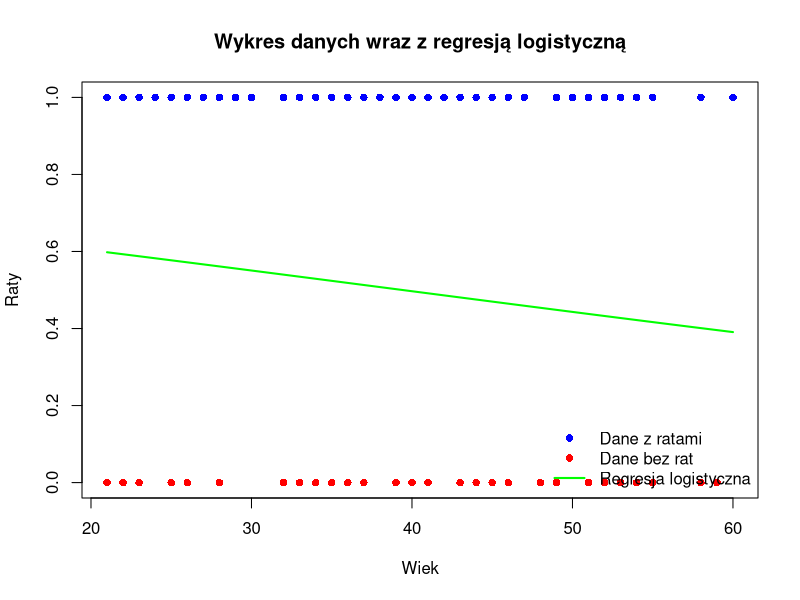
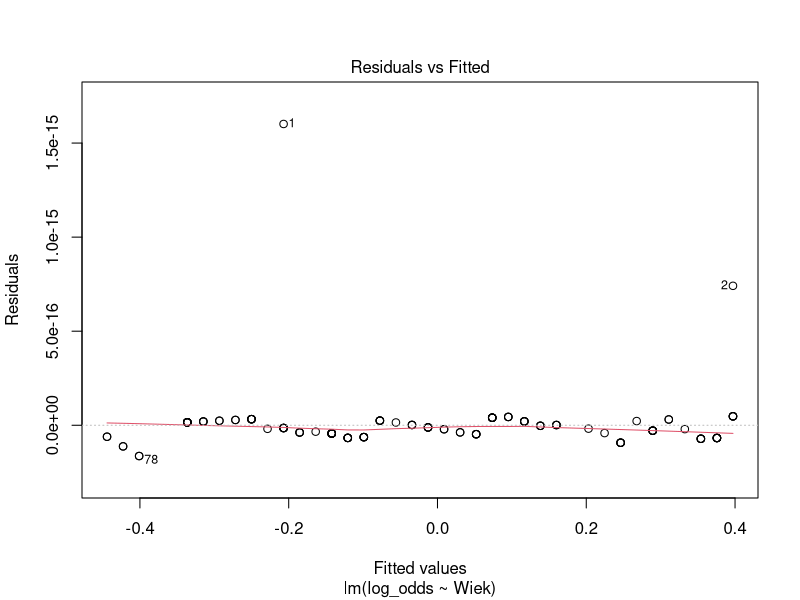
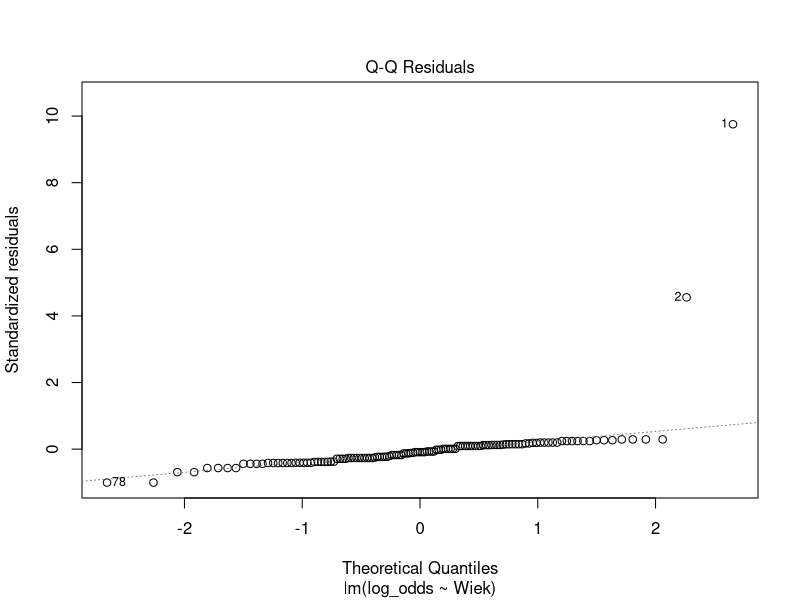
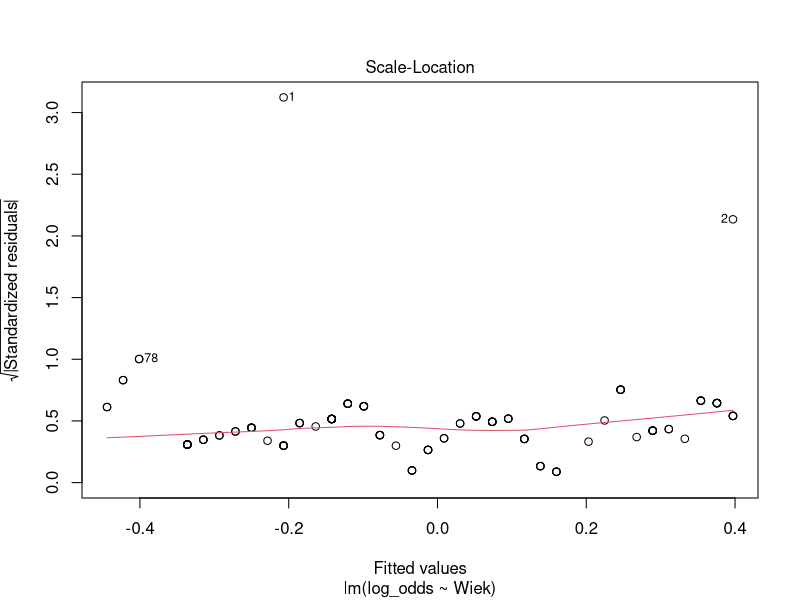
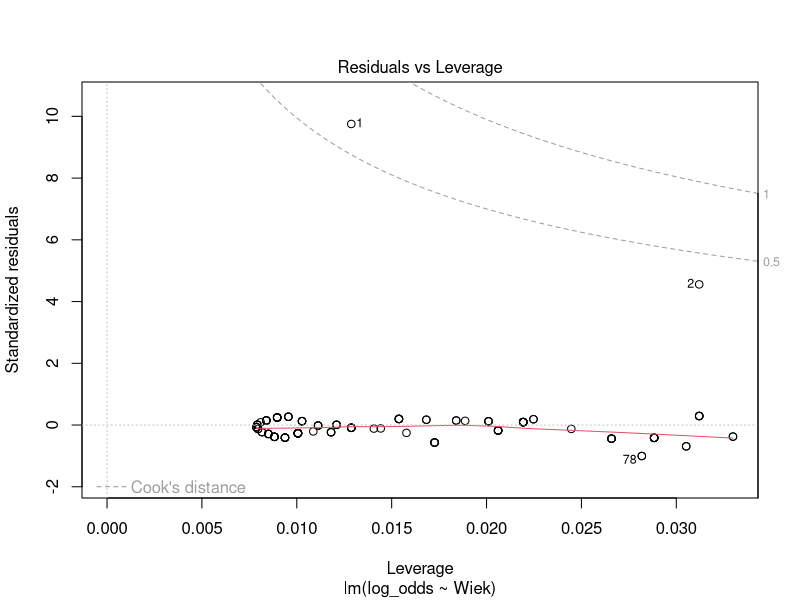
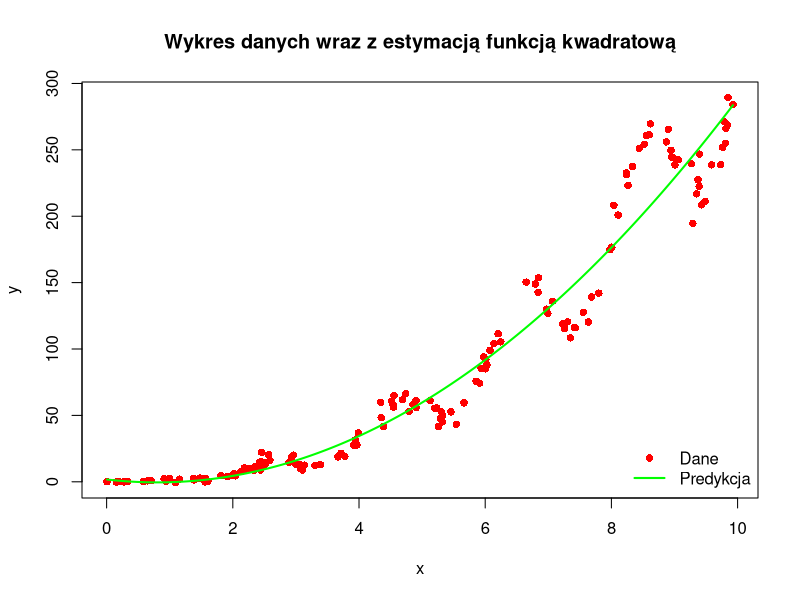
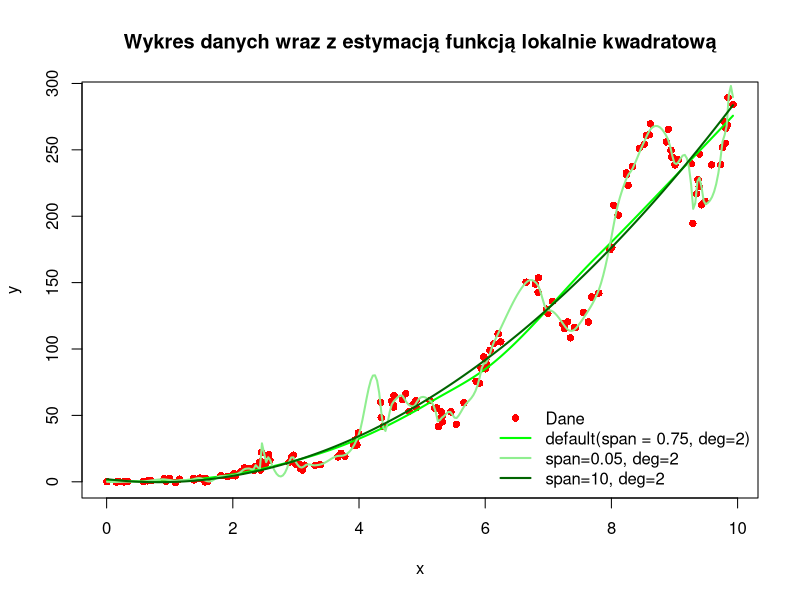
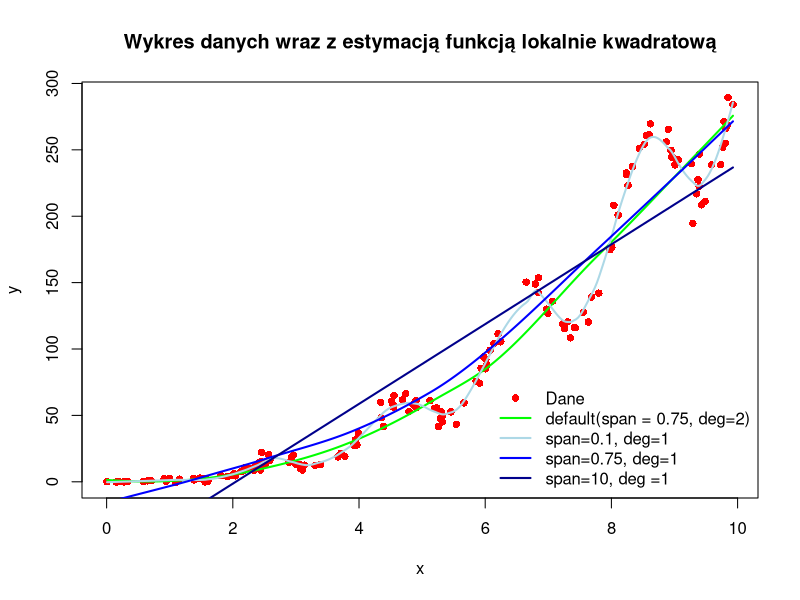

Here is the R script that generated these plots, in order:
## ---- chunk 1
knitr::opts_chunk$set(echo = TRUE)
## ---- chunk 2
library(readr)
purchases <- read_csv2('Raty.csv', col_types = cols(
  Raty = col_factor()))
str(purchases)
reg <- glm(Raty ~ Wiek, data = purchases, family = binomial)
summary(reg)
## ---- chunk 3
plot(purchases$Wiek, as.numeric(purchases$Raty)-1,
     col = ifelse(purchases$Raty == "T", "blue", "red"),
     pch = 16,
     xlab = "Wiek",
     ylab = "Raty",
     main = "Wykres danych wraz z regresją logistyczną")
legend("bottomright", 
       legend = c("Dane z ratami", "Dane bez rat", "Regresja logistyczna"),
       col = c("blue", "red", "green"),
       pch = c(16, 16, NA),
       lty = c(NA, NA, 1), 
       lwd = c(NA, NA, 2), 
       bty = "n")
wiek_range <- seq(min(purchases$Wiek), max(purchases$Wiek), length.out = 300)
prediction_data <- data.frame(Wiek = wiek_range)
predicted_probs <- predict(reg, newdata = prediction_data, type = "response")

lines(wiek_range, predicted_probs, lwd = 2, col = "green")
log_odds <- predict(reg, type = "link")

purchases$log_odds <- predict(reg, type = "link")
linear_model <- lm(log_odds ~ Wiek, data = purchases)
plot(linear_model)
shapiro.test(linear_model$residuals)
## ---- chunk 4
regression_test <- read_csv2('test_regresji.csv')
str(regression_test)
reg_squred <- lm(y ~ x + I(x^2), data = regression_test)
summary(reg_squred)
## ---- chunk 5
plot(regression_test$x, regression_test$y,
     pch = 16,
     xlab = "x",
     ylab = "y",
     main = "Wykres danych wraz z estymacją funkcją kwadratową",
     col = "red")

legend("bottomright", 
       legend = c("Dane", "Predykcja"),
       col = c("red", "green"),
       pch = c(16, NA),
       lty = c(NA, 1), 
       lwd = c(NA, 2), 
       bty = "n")

x_range <- seq(min(regression_test$x), max(regression_test$x), length.out = 300)
prediction_data <- data.frame(x = x_range, `I(x^2)` = x_range^2)

lines(x_range, predict(reg_squred, newdata = prediction_data), lwd = 2, col = "green")
## ---- chunk 6
loess_default <- loess(y ~ x, data = regression_test)
summary(loess_default)

plot(regression_test$x, regression_test$y,
     pch = 16,
     xlab = "x",
     ylab = "y",
     main = "Wykres danych wraz z estymacją funkcją lokalnie kwadratową",
     col = "red")

legend("bottomright", 
       legend = c("Dane", "default(span = 0.75, deg=2)", "span=0.05, deg=2", "span=10, deg=2"),
       col = c("red", "green", "lightgreen", "darkgreen"),
       pch = c(16, NA, NA, NA),
       lty = c(NA, 1, 1, 1), 
       lwd = c(NA, 2, 2, 2), 
       bty = "n")

x_range = data.frame(x = seq(min(regression_test$x), max(regression_test$x), length = 300))
lines(x_range$x, predict(loess_default, x_range), lwd = 2, col = "green")
lines(x_range$x, predict(loess(y ~ x, span = 0.05, degree = 2, data = regression_test), x_range), lwd = 2, col = "lightgreen")
lines(x_range$x, predict(loess(y ~ x, span = 10, degree = 2, data = regression_test), x_range), lwd = 2, col = "darkgreen")
## ---- chunk 7
plot(regression_test$x, regression_test$y,
     pch = 16,
     xlab = "x",
     ylab = "y",
     main = "Wykres danych wraz z estymacją funkcją lokalnie kwadratową",
     col = "red")

legend("bottomright", 
       legend = c("Dane", "default(span = 0.75, deg=2)", "span=0.1, deg=1", "span=0.75, deg=1", "span=10, deg =1"),
       col = c("red", "green", "lightblue", "blue", "darkblue"),
       pch = c(16, NA, NA, NA, NA),
       lty = c(NA, 1, 1, 1, 1), 
       lwd = c(NA, 2, 2, 2, 2), 
       bty = "n")
x_range = data.frame(x = seq(min(regression_test$x), max(regression_test$x), length = 300))
lines(x_range$x, predict(loess_default, x_range), lwd = 2, col = "green")
lines(x_range$x, predict(loess(y ~ x, span = 0.1, degree = 1, data = regression_test), x_range), lwd = 2, col = "lightblue")
lines(x_range$x, predict(loess(y ~ x, span = 0.75, degree = 1, data = regression_test), x_range), lwd = 2, col = "blue")
lines(x_range$x, predict(loess(y ~ x, span = 100, degree = 1, data = regression_test), x_range), lwd = 2, col = "darkblue")
## ---- chunk 8
smooth_default <- smooth.spline(regression_test$x, regression_test$y)
str(smooth_default)

plot(regression_test$x, regression_test$y,
     pch = 16,
     xlab = "x",
     ylab = "y",
     main = "Wykres danych wraz z estymacją funkcją lokalnie kwadratową",
     col = "red")

legend("bottomright", 
       legend = c("Dane", "default(spar = 0.538)", "spar=0.1", "spar=10"),
       col = c("red", "green", "lightgreen", "darkgreen"),
       pch = c(16, NA, NA, NA),
       lty = c(NA, 1, 1, 1), 
       lwd = c(NA, 2, 2, 2), 
       bty = "n")

predict(smooth.spline(regression_test$x, regression_test$y, spar = 10), x_range)$y

x_range = data.frame(x = seq(min(regression_test$x), max(regression_test$x), length = 300))
lines(x_range$x, predict(smooth_default, x_range$x)$y, lwd = 2, col = "green")
lines(x_range$x, predict(smooth.spline(regression_test$x, regression_test$y, spar = 0.01), x_range$x)$y, lwd = 2, col = "lightgreen")
lines(x_range$x, predict(smooth.spline(regression_test$x, regression_test$y, spar = 10), x_range$x)$y, lwd = 2, col = "darkgreen")
